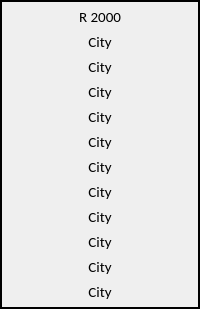
         <widget class="QFrame" name="f_fees">
          <property name="frameShape">
           <enum>QFrame::WinPanel</enum>
          </property>
          <property name="frameShadow">
           <enum>QFrame::Plain</enum>
          </property>
          <layout class="QVBoxLayout" name="verticalLayout_196">
           <property name="spacing">
            <number>5</number>
           </property>
           <property name="leftMargin">
            <number>5</number>
           </property>
           <property name="topMargin">
            <number>5</number>
           </property>
           <property name="rightMargin">
            <number>5</number>
           </property>
           <property name="bottomMargin">
            <number>5</number>
           </property>
           <item>
            <widget class="QLabel" name="fees_1">
             <property name="font">
              <font>
               <family>Calibri</family>
               <pointsize>11</pointsize>
               <bold>false</bold>
              </font>
             </property>
             <property name="text">
              <string>R 2000</string>
             </property>
             <property name="alignment">
              <set>Qt::AlignCenter</set>
             </property>
            </widget>
           </item>
           <item>
            <widget class="QLabel" name="fees_2">
             <property name="font">
              <font>
               <family>Calibri</family>
               <pointsize>11</pointsize>
               <bold>false</bold>
              </font>
             </property>
             <property name="text">
              <string>City</string>
             </property>
             <property name="alignment">
              <set>Qt::AlignCenter</set>
             </property>
            </widget>
           </item>
           <item>
            <widget class="QLabel" name="fees_3">
             <property name="font">
              <font>
               <family>Calibri</family>
               <pointsize>11</pointsize>
               <bold>false</bold>
              </font>
             </property>
             <property name="text">
              <string>City</string>
             </property>
             <property name="alignment">
              <set>Qt::AlignCenter</set>
             </property>
            </widget>
           </item>
           <item>
            <widget class="QLabel" name="fees_4">
             <property name="font">
              <font>
               <family>Calibri</family>
               <pointsize>11</pointsize>
               <bold>false</bold>
              </font>
             </property>
             <property name="text">
              <string>City</string>
             </property>
             <property name="alignment">
              <set>Qt::AlignCenter</set>
             </property>
            </widget>
           </item>
           <item>
            <widget class="QLabel" name="fees_5">
             <property name="font">
              <font>
               <family>Calibri</family>
               <pointsize>11</pointsize>
               <bold>false</bold>
              </font>
             </property>
             <property name="text">
              <string>City</string>
             </property>
             <property name="alignment">
              <set>Qt::AlignCenter</set>
             </property>
            </widget>
           </item>
           <item>
            <widget class="QLabel" name="fees_6">
             <property name="font">
              <font>
               <family>Calibri</family>
               <pointsize>11</pointsize>
               <bold>false</bold>
              </font>
             </property>
             <property name="text">
              <string>City</string>
             </property>
             <property name="alignment">
              <set>Qt::AlignCenter</set>
             </property>
            </widget>
           </item>
           <item>
            <widget class="QLabel" name="fees_7">
             <property name="font">
              <font>
               <family>Calibri</family>
               <pointsize>11</pointsize>
               <bold>false</bold>
              </font>
             </property>
             <property name="text">
              <string>City</string>
             </property>
             <property name="alignment">
              <set>Qt::AlignCenter</set>
             </property>
            </widget>
           </item>
           <item>
            <widget class="QLabel" name="fees_8">
             <property name="font">
              <font>
               <family>Calibri</family>
               <pointsize>11</pointsize>
               <bold>false</bold>
              </font>
             </property>
             <property name="text">
              <string>City</string>
             </property>
             <property name="alignment">
              <set>Qt::AlignCenter</set>
             </property>
            </widget>
           </item>
           <item>
            <widget class="QLabel" name="fees_9">
             <property name="font">
              <font>
               <family>Calibri</family>
               <pointsize>11</pointsize>
               <bold>false</bold>
              </font>
             </property>
             <property name="text">
              <string>City</string>
             </property>
             <property name="alignment">
              <set>Qt::AlignCenter</set>
             </property>
            </widget>
           </item>
           <item>
            <widget class="QLabel" name="fees_10">
             <property name="font">
              <font>
               <family>Calibri</family>
               <pointsize>11</pointsize>
               <bold>false</bold>
              </font>
             </property>
             <property name="text">
              <string>City</string>
             </property>
             <property name="alignment">
              <set>Qt::AlignCenter</set>
             </property>
            </widget>
           </item>
           <item>
            <widget class="QLabel" name="fees_11">
             <property name="font">
              <font>
               <family>Calibri</family>
               <pointsize>11</pointsize>
               <bold>false</bold>
              </font>
             </property>
             <property name="text">
              <string>City</string>
             </property>
             <property name="alignment">
              <set>Qt::AlignCenter</set>
             </property>
            </widget>
           </item>
           <item>
            <widget class="QLabel" name="fees_12">
             <property name="font">
              <font>
               <family>Calibri</family>
               <pointsize>11</pointsize>
               <bold>false</bold>
              </font>
             </property>
             <property name="text">
              <string>City</string>
             </property>
             <property name="alignment">
              <set>Qt::AlignCenter</set>
             </property>
            </widget>
           </item>
          </layout>
         </widget>
